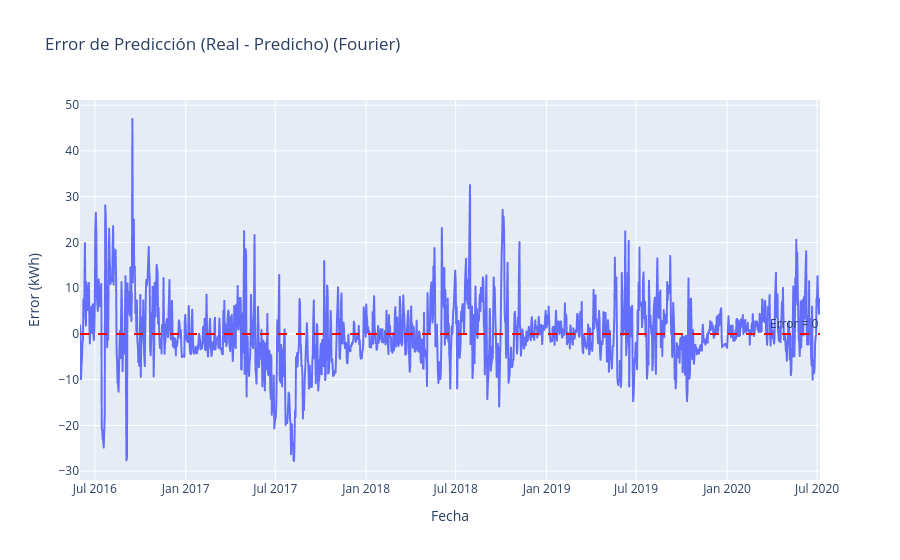

Notebook code cell kept with this figure:
### Markdown cell above
6. Vuelva a graficar el error y comente los resultados. [1 punto]

### Code cell
error_train_fourier = y_train - y_pred_train_fourier
error_test_fourier = y_test - y_pred_test_fourier

total_error_fourier = pd.concat([
  pd.Series(error_train_fourier, index=y_train.index), 
  pd.Series(error_test_fourier, index=y_test.index)
]).reset_index(drop=True)
fig = px.line(
  x=X['date'], 
  y=total_error_fourier, 
  title='Error de Predicción (Real - Predicho) (Fourier)',
  labels={'x': 'Fecha', 'y': 'Error (kWh)'}
)
fig.add_hline(
  y=0, 
  line_dash="dash", 
  line_color="red", 
  annotation_text="Error = 0"
)
fig.show()

### Figure 1 — Plotly figure (JSON) as saved in the notebook; plotly's stock layout.template omitted (floating-point values rounded to 4 significant figures; data arrays with more than 128 entries replaced by an {"elided": "..."} marker saying what was removed)
{"data": [{"hovertemplate": "Fecha=%{x}<br>Error (kWh)=%{y}<extra></extra>", "legendgroup": "", "line": {"color": "#636efa", "dash": "solid"}, "marker": {"symbol": "circle"}, "mode": "lines", "name": "", "showlegend": false, "type": "scattergl", "x": {"elided": "1498 str values"}, "xaxis": "x", "y": {"elided": "1498 float values"}, "yaxis": "y"}], "layout": {"annotations": [{"showarrow": false, "text": "Error = 0", "x": 1, "xanchor": "right", "xref": "x domain", "y": 0, "yanchor": "bottom", "yref": "y"}], "legend": {"tracegroupgap": 0}, "shapes": [{"line": {"color": "red", "dash": "dash"}, "type": "line", "x0": 0, "x1": 1, "xref": "x domain", "y0": 0, "y1": 0, "yref": "y"}], "title": {"text": "Error de Predicción (Real - Predicho) (Fourier)"}, "xaxis": {"anchor": "y", "domain": [0, 1], "title": {"text": "Fecha"}}, "yaxis": {"anchor": "x", "domain": [0, 1], "title": {"text": "Error (kWh)"}}}}
